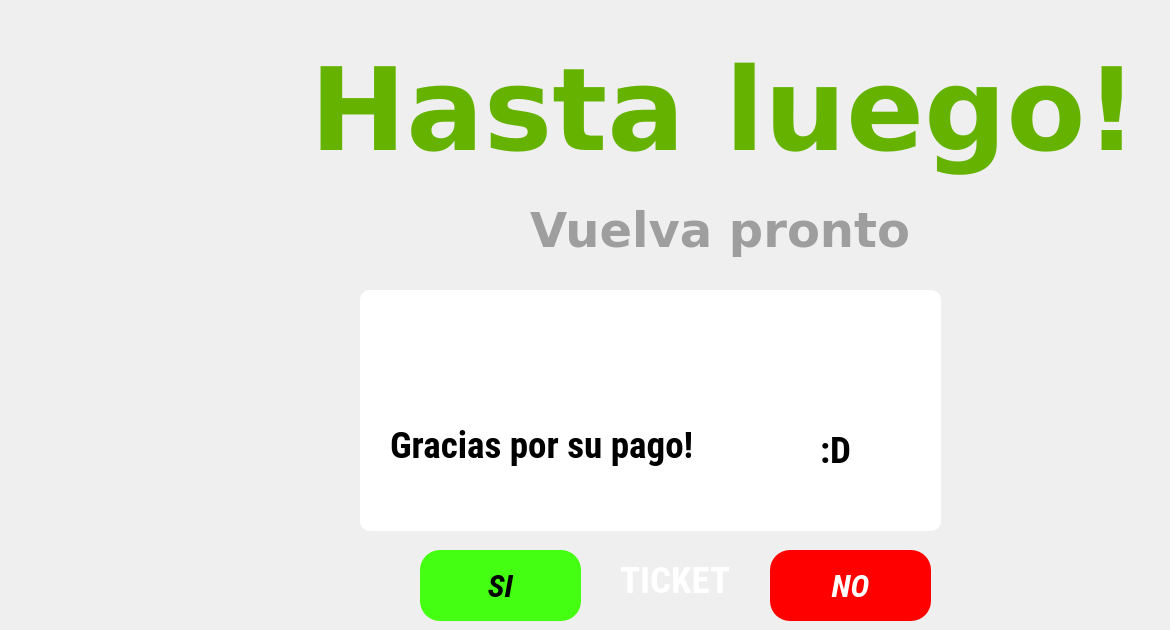
   <widget class="QWidget" name="page">
    <widget class="QLabel" name="label_14">
     <property name="geometry">
      <rect>
       <x>310</x>
       <y>40</y>
       <width>851</width>
       <height>141</height>
      </rect>
     </property>
     <property name="font">
      <font>
       <family>DejaVu Sans</family>
       <pointsize>86</pointsize>
       <weight>75</weight>
       <bold>true</bold>
      </font>
     </property>
     <property name="styleSheet">
      <string notr="true">background-color:transparent;
color:rgb(101, 179, 0)</string>
     </property>
     <property name="text">
      <string>Hasta luego!</string>
     </property>
    </widget>
    <widget class="QLabel" name="label_15">
     <property name="geometry">
      <rect>
       <x>530</x>
       <y>190</y>
       <width>431</width>
       <height>81</height>
      </rect>
     </property>
     <property name="font">
      <font>
       <family>DejaVu Sans</family>
       <pointsize>36</pointsize>
       <weight>75</weight>
       <bold>true</bold>
      </font>
     </property>
     <property name="styleSheet">
      <string notr="true">background-color:transparent;
color:rgb(158, 158, 158)</string>
     </property>
     <property name="text">
      <string>Vuelva pronto</string>
     </property>
    </widget>
    <widget class="QLabel" name="label_26">
     <property name="geometry">
      <rect>
       <x>400</x>
       <y>-180</y>
       <width>71</width>
       <height>81</height>
      </rect>
     </property>
     <property name="styleSheet">
      <string notr="true">background-color:transparent;</string>
     </property>
     <property name="text">
      <string/>
     </property>
     <property name="pixmap">
      <pixmap>../../../../../../../../../../../../../../../../.designer/backup/imagenes/ok-cloud.png</pixmap>
     </property>
    </widget>
    <widget class="QGroupBox" name="groupBox_5">
     <property name="geometry">
      <rect>
       <x>360</x>
       <y>290</y>
       <width>581</width>
       <height>241</height>
      </rect>
     </property>
     <property name="styleSheet">
      <string notr="true">background-color: rgb(255, 255, 255);
border-radius:10%;</string>
     </property>
     <property name="title">
      <string/>
     </property>
     <widget class="QLabel" name="label_86">
      <property name="geometry">
       <rect>
        <x>160</x>
        <y>20</y>
        <width>61</width>
        <height>61</height>
       </rect>
      </property>
      <property name="font">
       <font>
        <family>Sans Serif</family>
        <pointsize>8</pointsize>
        <weight>75</weight>
        <bold>true</bold>
       </font>
      </property>
      <property name="styleSheet">
       <string notr="true">background-color:transparent;
color:white</string>
      </property>
      <property name="frameShape">
       <enum>QFrame::NoFrame</enum>
      </property>
      <property name="frameShadow">
       <enum>QFrame::Sunken</enum>
      </property>
      <property name="lineWidth">
       <number>3</number>
      </property>
      <property name="text">
       <string/>
      </property>
      <property name="textFormat">
       <enum>Qt::PlainText</enum>
      </property>
      <property name="pixmap">
       <pixmap>iconos/car2.png</pixmap>
      </property>
      <property name="scaledContents">
       <bool>true</bool>
      </property>
     </widget>
     <widget class="QLabel" name="hs_51">
      <property name="geometry">
       <rect>
        <x>30</x>
        <y>130</y>
        <width>301</width>
        <height>51</height>
       </rect>
      </property>
      <property name="font">
       <font>
        <family>Roboto Condensed</family>
        <pointsize>28</pointsize>
        <weight>75</weight>
        <italic>false</italic>
        <bold>true</bold>
       </font>
      </property>
      <property name="styleSheet">
       <string notr="true">background-color:transparent;
color:black
</string>
      </property>
      <property name="text">
       <string>Gracias por su pago! </string>
      </property>
     </widget>
     <widget class="QLabel" name="hs_52">
      <property name="geometry">
       <rect>
        <x>460</x>
        <y>140</y>
        <width>71</width>
        <height>41</height>
       </rect>
      </property>
      <property name="font">
       <font>
        <family>Roboto Condensed</family>
        <pointsize>28</pointsize>
        <weight>75</weight>
        <italic>false</italic>
        <bold>true</bold>
       </font>
      </property>
      <property name="styleSheet">
       <string notr="true">background-color:transparent;
color:black
</string>
      </property>
      <property name="text">
       <string>:D</string>
      </property>
     </widget>
     <widget class="QLabel" name="label_34">
      <property name="geometry">
       <rect>
        <x>340</x>
        <y>50</y>
        <width>41</width>
        <height>41</height>
       </rect>
      </property>
      <property name="font">
       <font>
        <family>DejaVu Sans</family>
        <pointsize>28</pointsize>
        <weight>50</weight>
        <bold>false</bold>
       </font>
      </property>
      <property name="styleSheet">
       <string notr="true">background-color:transparent;
color:rgb(158, 158, 158)</string>
      </property>
      <property name="text">
       <string/>
      </property>
      <property name="pixmap">
       <pixmap>iconos/fb5.png</pixmap>
      </property>
     </widget>
     <widget class="QLabel" name="label_22">
      <property name="geometry">
       <rect>
        <x>290</x>
        <y>50</y>
        <width>41</width>
        <height>41</height>
       </rect>
      </property>
      <property name="font">
       <font>
        <family>DejaVu Sans</family>
        <pointsize>28</pointsize>
        <weight>50</weight>
        <bold>false</bold>
       </font>
      </property>
      <property name="styleSheet">
       <string notr="true">background-color:transparent;
color:rgb(158, 158, 158)</string>
      </property>
      <property name="text">
       <string/>
      </property>
      <property name="pixmap">
       <pixmap>iconos/fb13.png</pixmap>
      </property>
     </widget>
     <widget class="QLabel" name="label_33">
      <property name="geometry">
       <rect>
        <x>240</x>
        <y>50</y>
        <width>41</width>
        <height>41</height>
       </rect>
      </property>
      <property name="font">
       <font>
        <family>DejaVu Sans</family>
        <pointsize>28</pointsize>
        <weight>50</weight>
        <bold>false</bold>
       </font>
      </property>
      <property name="styleSheet">
       <string notr="true">background-color:transparent;
color:rgb(158, 158, 158)</string>
      </property>
      <property name="text">
       <string/>
      </property>
      <property name="pixmap">
       <pixmap>iconos/fb1.png</pixmap>
      </property>
     </widget>
    </widget>
    <widget class="QPushButton" name="bsi">
     <property name="geometry">
      <rect>
       <x>420</x>
       <y>550</y>
       <width>161</width>
       <height>71</height>
      </rect>
     </property>
     <property name="font">
      <font>
       <family>Roboto Condensed</family>
       <pointsize>24</pointsize>
       <weight>75</weight>
       <italic>true</italic>
       <bold>true</bold>
       <underline>false</underline>
      </font>
     </property>
     <property name="styleSheet">
      <string notr="true">background-color:rgb(68, 255, 17);
color:rgb(0, 0, 0);
border-radius:20%</string>
     </property>
     <property name="text">
      <string>SI</string>
     </property>
     <property name="icon">
      <iconset>
       <normaloff>iconos/dol.png</normaloff>iconos/dol.png</iconset>
     </property>
     <property name="iconSize">
      <size>
       <width>36</width>
       <height>36</height>
      </size>
     </property>
    </widget>
    <widget class="QPushButton" name="bno">
     <property name="geometry">
      <rect>
       <x>770</x>
       <y>550</y>
       <width>161</width>
       <height>71</height>
      </rect>
     </property>
     <property name="font">
      <font>
       <family>Roboto Condensed</family>
       <pointsize>24</pointsize>
       <weight>75</weight>
       <italic>true</italic>
       <bold>true</bold>
       <underline>false</underline>
      </font>
     </property>
     <property name="styleSheet">
      <string notr="true">background-color:rgb(255, 0, 0);
color:rgb(255, 255, 255);
border-radius:20%</string>
     </property>
     <property name="text">
      <string>NO</string>
     </property>
     <property name="icon">
      <iconset>
       <normaloff>iconos/cancel.png</normaloff>iconos/cancel.png</iconset>
     </property>
     <property name="iconSize">
      <size>
       <width>36</width>
       <height>36</height>
      </size>
     </property>
    </widget>
    <widget class="QLabel" name="hs_53">
     <property name="geometry">
      <rect>
       <x>620</x>
       <y>560</y>
       <width>141</width>
       <height>41</height>
      </rect>
     </property>
     <property name="font">
      <font>
       <family>Roboto Condensed</family>
       <pointsize>28</pointsize>
       <weight>75</weight>
       <italic>false</italic>
       <bold>true</bold>
      </font>
     </property>
     <property name="styleSheet">
      <string notr="true">background-color:transparent;
color:rgb(255, 255, 255)
</string>
     </property>
     <property name="text">
      <string>TICKET</string>
     </property>
    </widget>
   </widget>
